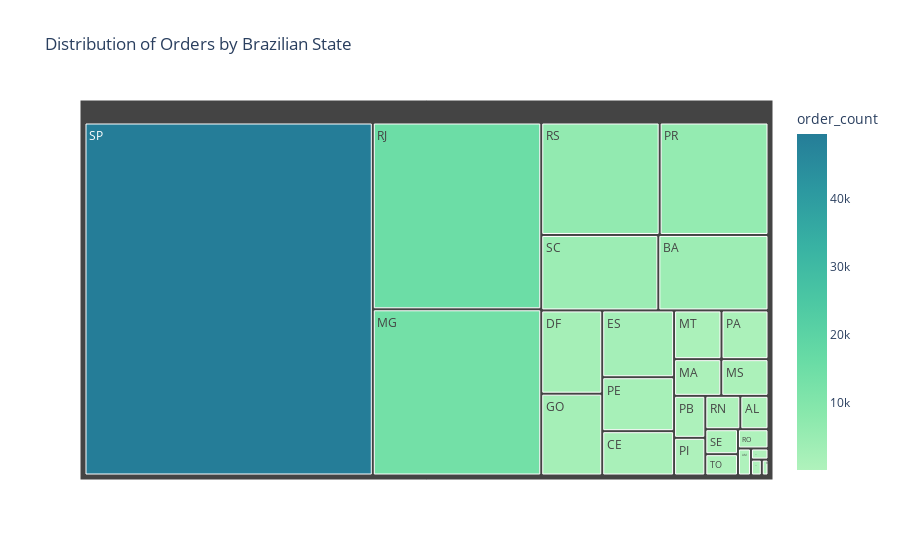

Notebook source saved alongside this figure:
### Code cell
#Distribution of orders by Brazilian State
import plotly.express as px

orders_per_state = df.groupby("customer_state")["order_id"].count().reset_index().rename(columns={"order_id": "order_count"})

fig = px.treemap(
    orders_per_state,
    path=["customer_state"],
    values="order_count",
    title="Distribution of Orders by Brazilian State",
    color="order_count",
    color_continuous_scale="Tealgrn"
)
fig.show()

### Figure 1 — Plotly figure (JSON) as saved in the notebook; plotly's stock layout.template omitted (floating-point values rounded to 4 significant figures)
{"data": [{"branchvalues": "total", "customdata": [[95], [458], [171], [84], [4048], [1551], [2473], [2338], [2430], [844], [13638], [843], [1125], [1116], [639], [1889], [573], [5962], [15327], [569], [286], [52], [6486], [4302], [397], [49569], [339]], "domain": {"x": [0, 1], "y": [0, 1]}, "hovertemplate": "labels=%{label}<br>order_count_sum=%{value}<br>parent=%{parent}<br>id=%{id}<br>order_count=%{color}<extra></extra>", "ids": ["AC", "AL", "AM", "AP", "BA", "CE", "DF", "ES", "GO", "MA", "MG", "MS", "MT", "PA", "PB", "PE", "PI", "PR", "RJ", "RN", "RO", "RR", "RS", "SC", "SE", "SP", "TO"], "labels": ["AC", "AL", "AM", "AP", "BA", "CE", "DF", "ES", "GO", "MA", "MG", "MS", "MT", "PA", "PB", "PE", "PI", "PR", "RJ", "RN", "RO", "RR", "RS", "SC", "SE", "SP", "TO"], "marker": {"coloraxis": "coloraxis", "colors": [95, 458, 171, 84, 4048, 1551, 2473, 2338, 2430, 844, 13638, 843, 1125, 1116, 639, 1889, 573, 5962, 15327, 569, 286, 52, 6486, 4302, 397, 49569, 339]}, "name": "", "parents": ["", "", "", "", "", "", "", "", "", "", "", "", "", "", "", "", "", "", "", "", "", "", "", "", "", "", ""], "type": "treemap", "values": [95, 458, 171, 84, 4048, 1551, 2473, 2338, 2430, 844, 13638, 843, 1125, 1116, 639, 1889, 573, 5962, 15327, 569, 286, 52, 6486, 4302, 397, 49569, 339]}], "layout": {"coloraxis": {"colorbar": {"title": {"text": "order_count"}}, "colorscale": [[0, "rgb(176, 242, 188)"], [0.1667, "rgb(137, 232, 172)"], [0.3333, "rgb(103, 219, 165)"], [0.5, "rgb(76, 200, 163)"], [0.6667, "rgb(56, 178, 163)"], [0.8333, "rgb(44, 152, 160)"], [1, "rgb(37, 125, 152)"]]}, "legend": {"tracegroupgap": 0}, "title": {"text": "Distribution of Orders by Brazilian State"}}}
